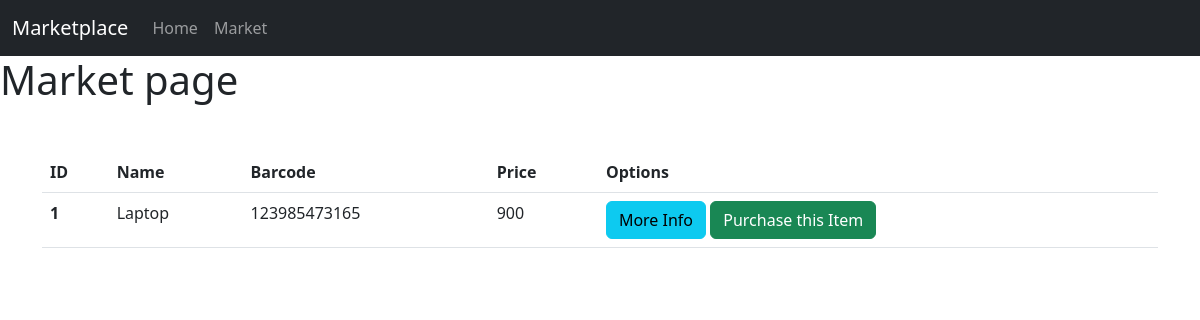
/market, run on an earlier commit of the app's database.
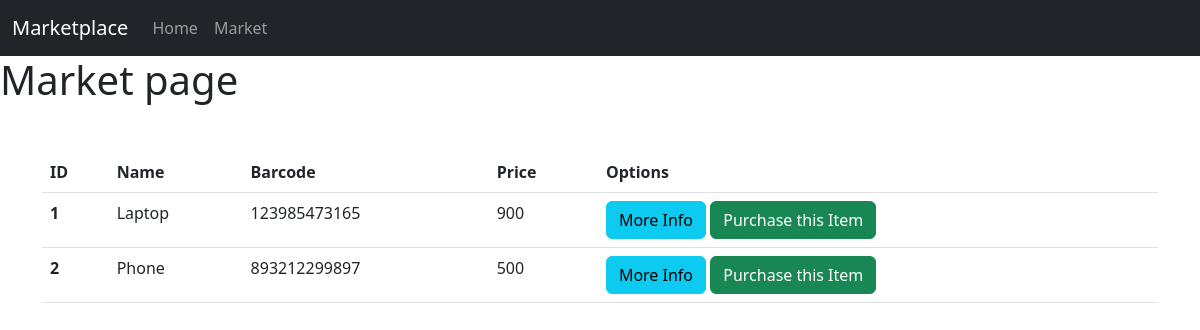
And on a later commit of the database.
### server.py (models this page shows, shortened)
class Item(db.Model):
    id = db.Column(db.Integer(),primary_key=True)
    name = db.Column(db.String(length=30),nullable=False,unique=True)
    price = db.Column(db.Integer(),nullable=False)
    barcode = db.Column(db.String(length=12),nullable=False,unique=True)
    description = db.Column(db.String(length=1024),nullable=False)

### server.py (the view)
@app.route("/market")
def market_page():
    items = Item.query.all()
    return render_template("market.html",items=items)

### templates/market.html
{% extends 'base.html' %}
{% block content %}
<h1>Market page</h1>
<div class="container mt-5">
    <table class="table">
        <thead>
          <tr>
            <th scope="col">ID</th>
            <th scope="col">Name</th>
            <th scope="col">Barcode</th>
            <th scope="col">Price</th>
            <th scope="col">Options</th>
          </tr>
        </thead>
        <tbody>
            {% for item in items %}
          <tr>
            <th scope="row">{{item.id}}</th>
            <td>{{item.name}}</td>
            <td>{{item.barcode}}</td>
            <td>{{item.price}}</td>
            <td>
              <button class="btn btn-outline btn-info">More Info</button>
              <button class="btn btn-outline btn-success">Purchase this Item</button>
            </td>
          </tr>
          {% endfor %}
        </tbody>
      </table>
</div>
  {% endblock %}

### templates/base.html (shortened to what this page needs)
<!DOCTYPE html>
<html lang="en">
<head>
    <link rel="stylesheet" href="	https://cdn.jsdelivr.net/npm/bootstrap@5.3.0-alpha1/dist/css/bootstrap.min.css">
</head>
<body>
    <nav class="navbar navbar-expand-lg bg-dark" data-bs-theme="dark">
        <div class="container-fluid">
          <a class="navbar-brand" href="#">Marketplace</a>
          <div class="collapse navbar-collapse" id="navbarNavAltMarkup">
            <div class="navbar-nav">
              <a class="nav-link " aria-current="page" href="{{ url_for('home_page') }}">Home</a>
              <a class="nav-link" href="{{ url_for('market_page') }}">Market</a>
            </div>
          </div>
        </div>
      </nav>
      {% block content %}
      {% endblock %}
    </body>
    </html>

What changed in the data, as far as the page shows it:
added Item: id "2", name "Phone", barcode "893212299897", price "500"
